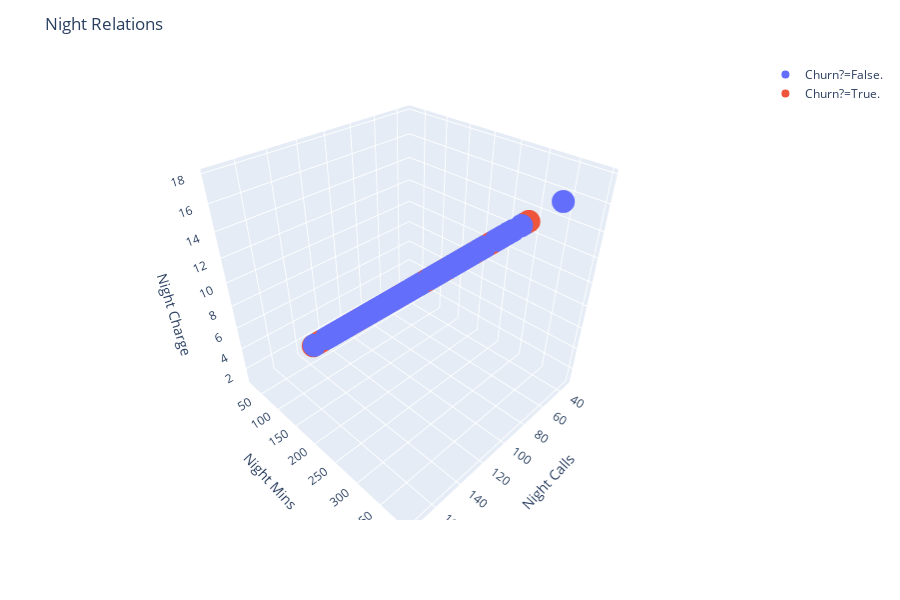

The cell this chart's notebook holds for it:
### Code cell
fig = px.scatter_3d(df, x="Night Calls", y="Night Mins", z = 'Night Charge', color="Churn?")
fig.update_layout(title_text = 'Night Relations')
fig.show()

### Figure 1 — Plotly figure (JSON) as saved in the notebook; plotly's stock layout.template omitted (floating-point values rounded to 4 significant figures; data arrays with more than 128 entries replaced by an {"elided": "..."} marker saying what was removed)
{"data": [{"hoverlabel": {"namelength": 0}, "hovertemplate": "Churn?=False.<br>Night Calls=%{x}<br>Night Mins=%{y}<br>Night Charge=%{z}", "legendgroup": "Churn?=False.", "marker": {"color": "#636efa", "symbol": "circle"}, "mode": "markers", "name": "Churn?=False.", "scene": "scene", "showlegend": true, "type": "scatter3d", "x": {"elided": "2850 int values"}, "y": {"elided": "2850 float values"}, "z": {"elided": "2850 float values"}}, {"hoverlabel": {"namelength": 0}, "hovertemplate": "Churn?=True.<br>Night Calls=%{x}<br>Night Mins=%{y}<br>Night Charge=%{z}", "legendgroup": "Churn?=True.", "marker": {"color": "#EF553B", "symbol": "circle"}, "mode": "markers", "name": "Churn?=True.", "scene": "scene", "showlegend": true, "type": "scatter3d", "x": {"elided": "483 int values"}, "y": {"elided": "483 float values"}, "z": {"elided": "483 float values"}}], "layout": {"height": 600, "legend": {"tracegroupgap": 0}, "margin": {"t": 60}, "scene": {"domain": {"x": [0, 0.98], "y": [0, 1]}, "xaxis": {"title": {"text": "Night Calls"}}, "yaxis": {"title": {"text": "Night Mins"}}, "zaxis": {"title": {"text": "Night Charge"}}}, "title": {"text": "Night Relations"}}}
